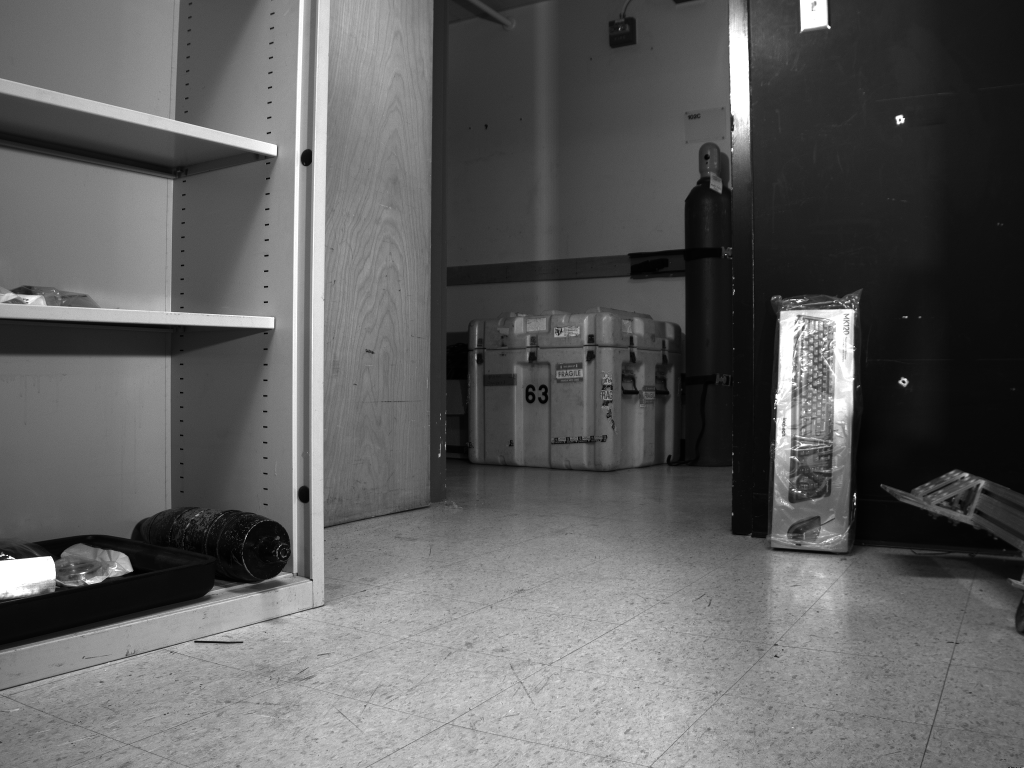
#> input picture images/right_raw_rightsideup.png, 2048 x 1536 px, given in place of left_00001.png, which was not available (shown at 1/2 size)
$ jupyter execute --allow-errors 'Stereo Disparity.ipynb'   (shell and % lines are left out)   (older library calls are emulated)   (text cells are left out)
#> lines starting #> are read from the running program, lines starting #| are printed output that depends on the picture; pictures that were not available may be replaced by others from this repository, and a replacement may not be noted
[cell 1]
import numpy as np
import cv2
from matplotlib import pyplot as plt

import yaml

[cell 2]
## Convenience functions

def plotLR( imgL, imgR ):
    fig, axs = plt.subplots(ncols=2, figsize=(16, 8))
    axs[0].imshow(imgL, cmap="gray")
    axs[1].imshow(imgR, cmap="gray")
    plt.show()

[cell 3]
if False:
    left_image_file = "images/left_raw.png"
    left_camera_file = "camera_info/left_rightside_up.yaml"
    #left_camera_file = "camera_info/18296567.yaml"

    right_image_file = "images/right_raw.png"
    right_camera_file = "camera_info/right_rightside_up.yaml"
    #right_camera_file = "camera_info/18457940.yaml"


left_image_file = "images/2019-05-02-12-30-41/left_00001.png"
left_camera_file = "camera_info/18482016_water.yaml"

right_image_file = "images/2019-05-02-12-30-41/right_00001.png"
right_camera_file = "camera_info/18505502_water.yaml"


imgL = cv2.imread(left_image_file)
#> imgL is the input picture: shape (1536, 2048, 3); min 0, max 255, mean 95.1
imgR = cv2.imread(right_image_file)
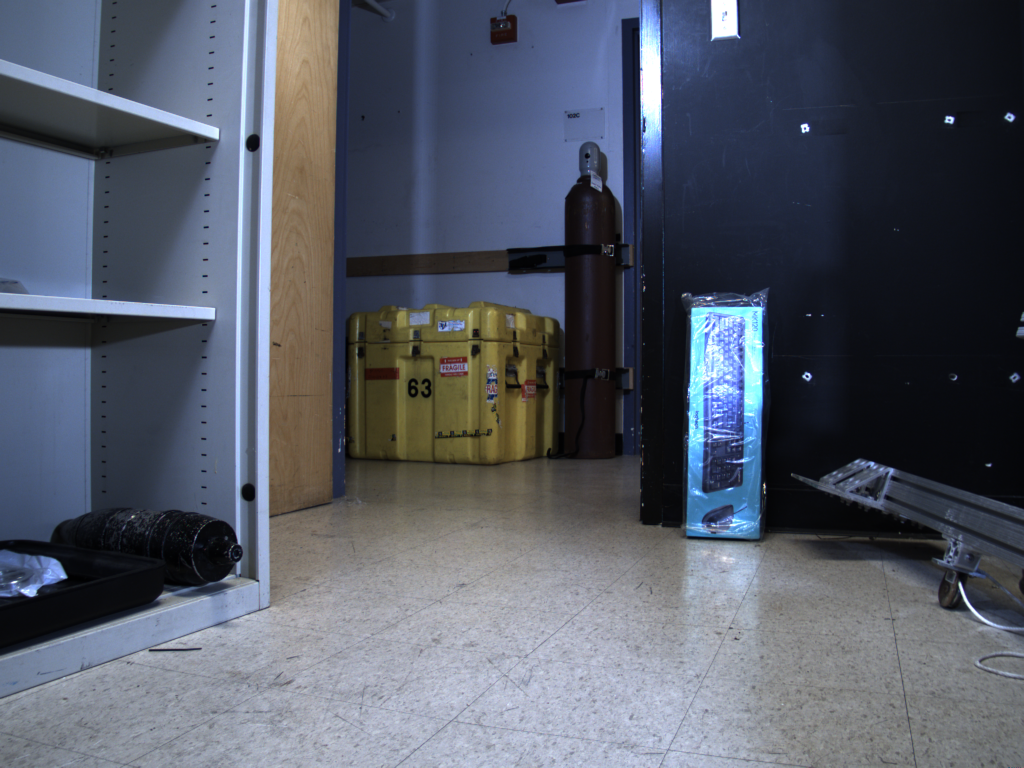
#> input picture images/left_raw.png, 2048 x 1536 px, given in place of right_00001.png, which was not available (shown at 1/2 size)
#> imgR is the input picture: shape (1536, 2048, 3); mean B, G, R 101.7, 89.5, 84.1

imgLmono = cv2.cvtColor(imgL, cv2.COLOR_RGB2GRAY)
imgRmono = imgR[:,:,1]


plotLR( imgLmono, imgRmono )
#> in plotLR, `plt.show()`:
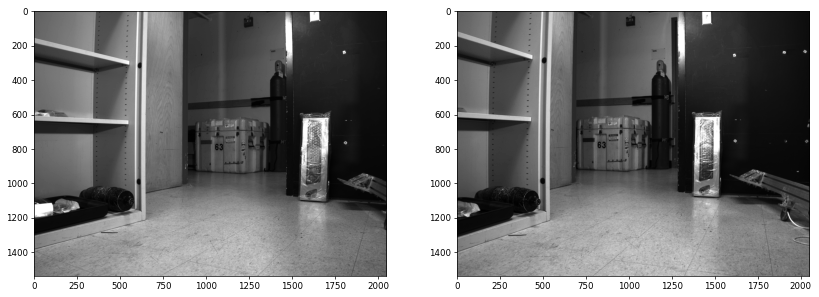
#> figure drawn by matplotlib, 2 panels

[cell 4]
import pprint as pp

def mat_from_dict( d ):
    return np.reshape( d['data'], (d['rows'], d['cols'] ) )

def cam_from_yaml( y ):
    return { 'size': (y['image_width'], y['image_height']),
             'K': mat_from_dict( y['camera_matrix'] ),
             'dist': mat_from_dict( y['distortion_coefficients']),
             'projection': mat_from_dict( y['projection_matrix']),
             'rectification': mat_from_dict( y['rectification_matrix'])}

with open(left_camera_file) as f:
    y = yaml.load(f, Loader=yaml.SafeLoader)
    leftCam = cam_from_yaml( y )

with open(right_camera_file) as f:
    y = yaml.load(f, Loader=yaml.SafeLoader)
    rightCam = cam_from_yaml(y)

pp.pprint(leftCam)
print()
pp.pprint(rightCam)

[cell 5]
imgLundistort = cv2.undistort( imgLmono,  leftCam['K'],  leftCam['dist'])
imgRundistort = cv2.undistort( imgRmono, rightCam['K'], rightCam['dist'])
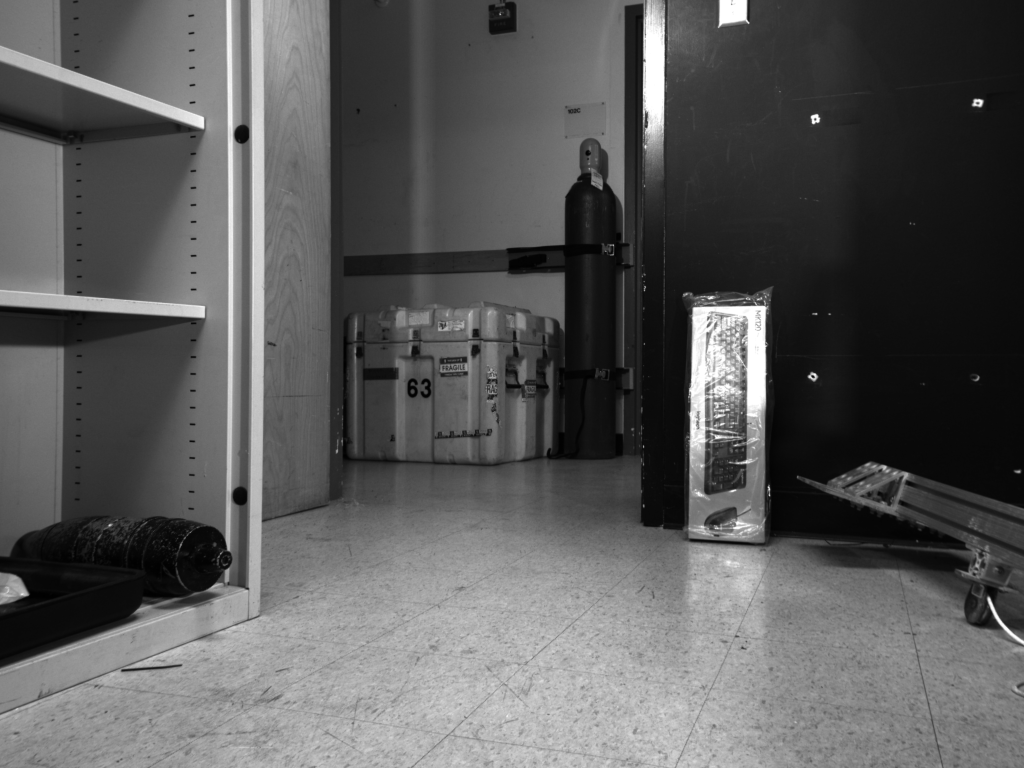
#> imgRundistort: shape (1536, 2048) (shown at 1/2 size); min 0, max 255, mean 89.6

fig, axs = plt.subplots(ncols=2, figsize=(16, 8))
axs[0].imshow(imgLundistort, cmap="gray")
axs[1].imshow(imgRundistort, cmap="gray")
plt.show()

[cell 6]
def remap( img, cam ):
    ## Extract newK from projection
    newK = cam['projection'][:,0:2]

    map1,map2 = cv2.initUndistortRectifyMap( cam['K'], cam['dist'], cam['rectification'], cam['projection'], cam['size'], cv2.CV_32FC1)
    return cv2.remap(img, map1, map2, cv2.INTER_LINEAR);
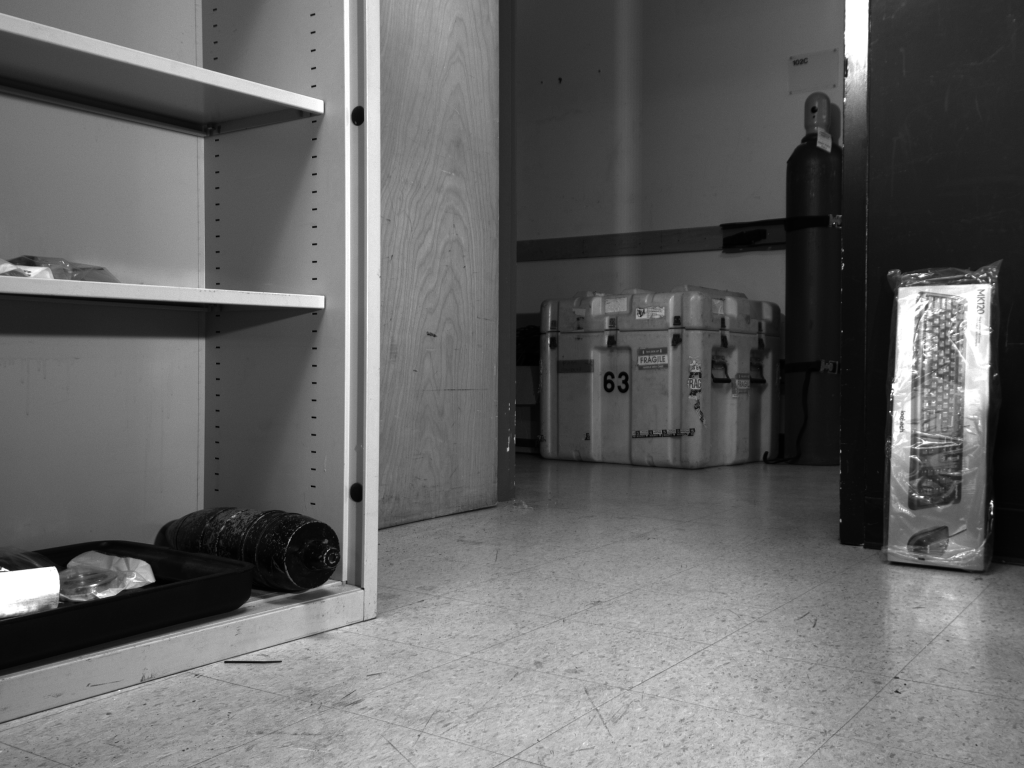
#> returned value: shape (1536, 2048) (shown at 1/2 size); min 0, max 255, mean 101.1

imgLrect = remap( imgLmono, leftCam )
imgRrect = remap( imgRmono, rightCam )
#> in remap (call 2), `return cv2.remap(img, map1, map2, cv2.INTER_LINEAR);`:
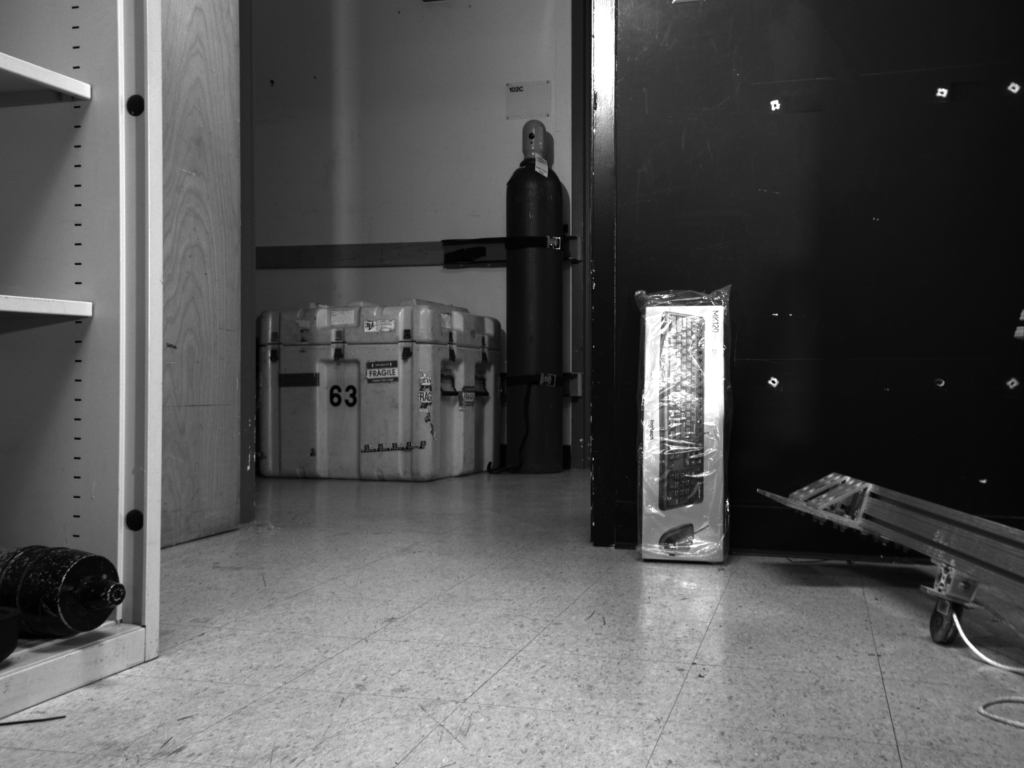
#> returned value: shape (1536, 2048) (shown at 1/2 size); min 1, max 255, mean 86

## Flip and swap
foo = cv2.rotate( imgRrect, cv2.ROTATE_180 )
imgRrect = cv2.rotate( imgLrect, cv2.ROTATE_180 )
imgLrect = foo


fig, axs = plt.subplots(ncols=2, figsize=(16, 8))
axs[0].imshow(imgLrect, cmap="gray")
axs[1].imshow(imgRrect, cmap="gray")
plt.show()

[cell 7]
# [6 lines of commented-out code are left out]

plotLR( imgLrect, imgRrect )

[cell 8]
scale = 0.125
newSize = (int(imgLrect.shape[1]*scale), int(imgLrect.shape[0]*scale) )
#> newSize = (256, 192)
#newSize = (256, int(imgLrect.shape[0]*scale) )


imgLresized = cv2.resize(imgLrect, newSize )
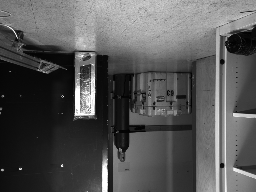
#> imgLresized: shape (192, 256); min 1, max 255, mean 86.2
imgRresized = cv2.resize(imgRrect, newSize )
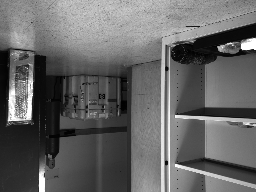
#> imgRresized: shape (192, 256); min 1, max 255, mean 101.3


fig, axs = plt.subplots(ncols=2, figsize=(16, 8))
axs[0].imshow(imgLresized, cmap="gray")
axs[1].imshow(imgRresized, cmap="gray")
plt.show()

[cell 9]
imgLstereo = imgLresized
imgRstereo = imgRresized

def do_stereo( stereo ):
    disparity = stereo.compute(imgLstereo,imgRstereo)
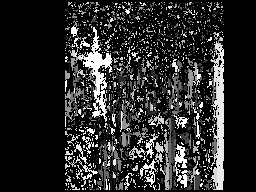
#> disparity: shape (192, 256) int16; min -528, max 1008, mean -272.5; drawn with min black and max white

    plt.figure(figsize=(12,12))
    plt.imshow(disparity,'gray', )
    plt.show()


    right_matcher = cv2.ximgproc.createRightMatcher(stereo)
#     right_matcher = cv2.StereoBM_create(numDisparities=stereo.getNumDisparities(), blockSize=stereo.getBlockSize())

    ## These are set appropriately by createRightMatcher

    #right_matcher.setTextureThreshold(stereo.getTextureThreshold())
    right_matcher.setSpeckleWindowSize(stereo.getSpeckleWindowSize())
    right_matcher.setSpeckleRange(stereo.getSpeckleRange())
    dispR = right_matcher.compute(imgRstereo, imgLstereo)
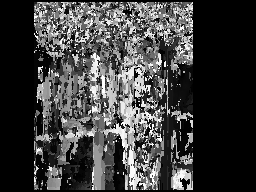
#> dispR: shape (192, 256) int16; min -1024, max 512, mean -647.6; drawn with min black and max white

    ## Display right-to-left disparity
    plt.figure(figsize=(12,12))
    plt.imshow(dispR,'gray')
    plt.show()

    # FILTER Parameters
    lmbda = 10000
    sigma = 1.0
    #visual_multiplier = 1.0

    wls_filter = cv2.ximgproc.createDisparityWLSFilter(matcher_left=stereo)
    wls_filter.setLambda(lmbda)
    wls_filter.setSigmaColor(sigma)
    wls_filter.setDepthDiscontinuityRadius(1)
    #wls_filter.setDepthDiscontinuityRadius(4)

    filteredImg = wls_filter.filter(disparity, imgLstereo, None, dispR, None, imgRstereo )
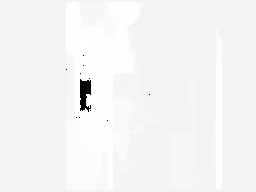
#> filteredImg: shape (192, 256) int16; min -32768, max 1008, mean -352; drawn with min black and max white

    filteredImg = cv2.normalize(src=filteredImg, dst=filteredImg, beta=0, alpha=255, norm_type=cv2.NORM_MINMAX);
    filteredImg = np.uint8(filteredImg)

    plt.figure(figsize=(12,12))
    plt.imshow(filteredImg,'gray')
    plt.show()

    return disparity


min_disparity = -32
num_disparity = 96
block_size = 5

bm = cv2.StereoBM_create(numDisparities=num_disparity, blockSize=block_size)
bm.setMinDisparity(min_disparity)
#bm.setDisp12MaxDiff(2)
bm.setTextureThreshold(1)
# bm.setPreFilterSize( 27 );
# bm.setPreFilterCap( 63 );
#bm.setTextureThreshold( 20 );
#bm.setUniquenessRatio( 7 );
#bm.setSpeckleWindowSize( 0 );
#bm.setSpeckleRange( 2 );

do_stereo(bm);
